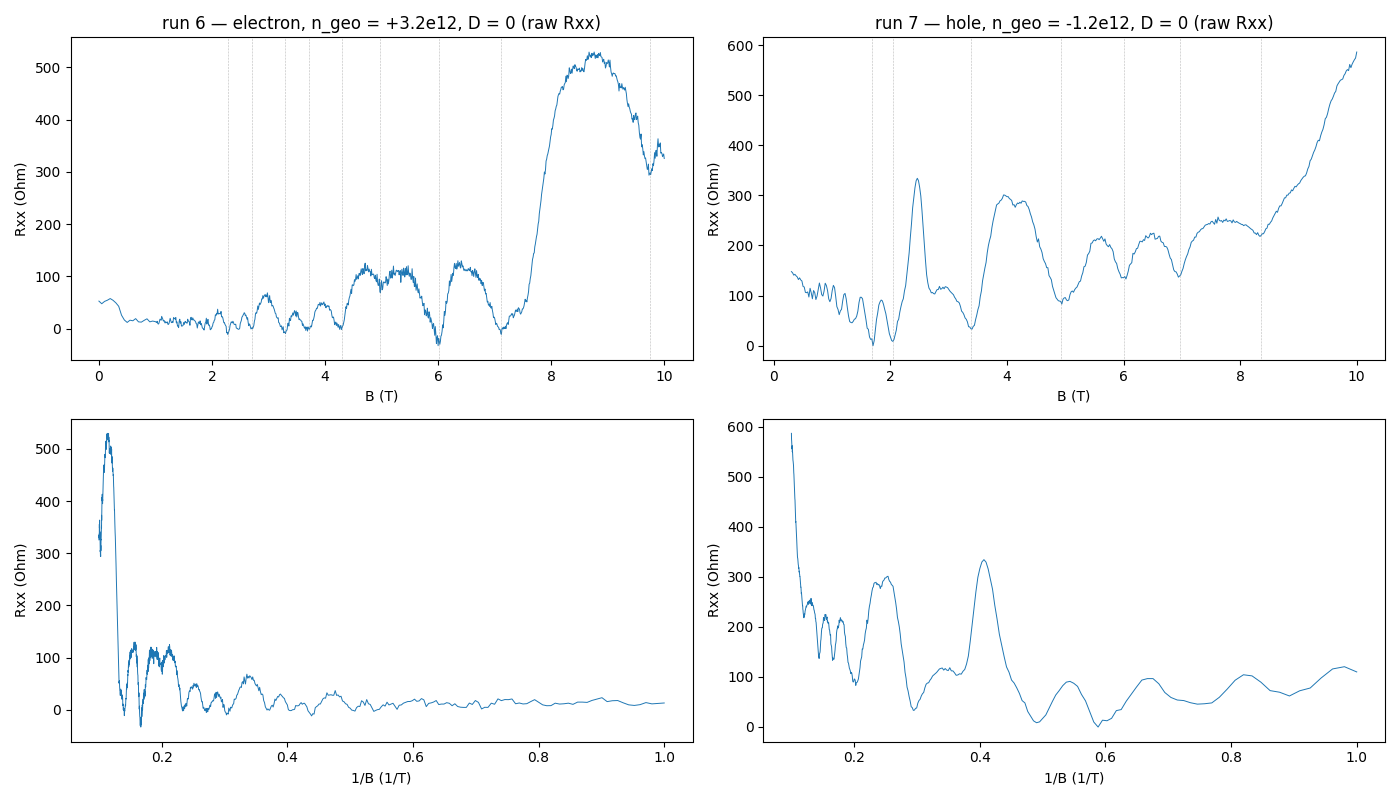

This figure's Python source:
"""Runs 6 + 7 (`sdh-spot-check`, D = 0): raw traces, 1/B view, per-tone onsets (sdh_onset), QH-minima filling factors,
and the density-scale check F_(dnu=4) vs F_L(geometry prior). Re-runnable in the ana kernel (uses run(), file_path)."""
from scipy.signal import find_peaks, savgol_filter
from hera.analysis import sdh_onset, SdhOnsetError

h_over_e = cst.h / cst.e   # T m^2
spots = [(6, +3.2, "electron"), (7, -1.2, "hole")]
fig, axs = plt.subplots(2, 2, figsize=(14, 8))
summary = {}
for k, (rid, n_geo, side) in enumerate(spots):
    g = run(rid)
    B = g.col("magnet_field"); I = g.col("sr0_X") / (-1e6); R = g.col("sr1_X") / I
    o = np.argsort(B); B, R = B[o], R[o]
    FL = luttinger_frequency(abs(n_geo) * 1e16)
    axs[0, k].plot(B, R, lw=0.7); axs[0, k].set_xlabel("B (T)"); axs[0, k].set_ylabel("Rxx (Ohm)")
    axs[0, k].set_title(f"run {rid} — {side}, n_geo = {n_geo:+.1f}e12, D = 0 (raw Rxx)")
    m = B >= 1.0
    axs[1, k].plot(1 / B[m], R[m], lw=0.7); axs[1, k].set_xlabel("1/B (1/T)"); axs[1, k].set_ylabel("Rxx (Ohm)")
    # QH-like minima above 1.5 T and their filling factor on the geometry-prior density
    Rs = savgol_filter(R[m], 7, 2)
    mins, _ = find_peaks(-Rs, prominence=max(5, 0.05 * Rs.max()))
    Bm, Rm = B[m][mins], Rs[mins]; keep = Bm > 1.5
    nu_geo = abs(n_geo) * 1e16 * h_over_e / Bm
    for b in Bm[keep]: axs[0, k].axvline(b, color="gray", lw=0.4, ls=":")
    print(f"=== run {rid} ({side}): n_geo = {n_geo:+.2f}e12 -> F_L(geo, g=4) = {FL:.1f} T; R(B_min) = {R[0]:.0f} Ohm, max {R.max():.0f} Ohm")
    print("  Rxx minima > 1.5 T: " + ", ".join(f"{b:.2f} T (R {r:.0f}, nu_geo {nu:.1f})" for b, r, nu in zip(Bm[keep], Rm[keep], nu_geo[keep])))
    # spacing of the minima in nu -> Delta-nu = 4 periodicity gives the true density scale
    dnu = -np.diff(nu_geo[keep]); dnu = dnu[(dnu > 2.5) & (dnu < 6)]   # adjacent minima only (skip missed ones)
    scale = 4.0 / np.median(dnu) if len(dnu) else np.nan
    print(f"  adjacent-minima spacing in nu_geo: median {np.median(dnu):.2f} (n={len(dnu)}) -> if these are dnu = 4 gaps, n_true/n_geo = {scale:.3f}")
    try:
        on = sdh_onset(R, B, r_full_scale=50e-6 / 10e-9)
        print(on.summary())
        summary[rid] = on
    except SdhOnsetError as e:
        print("  sdh_onset:", e)
fig.tight_layout(); plt.show()
